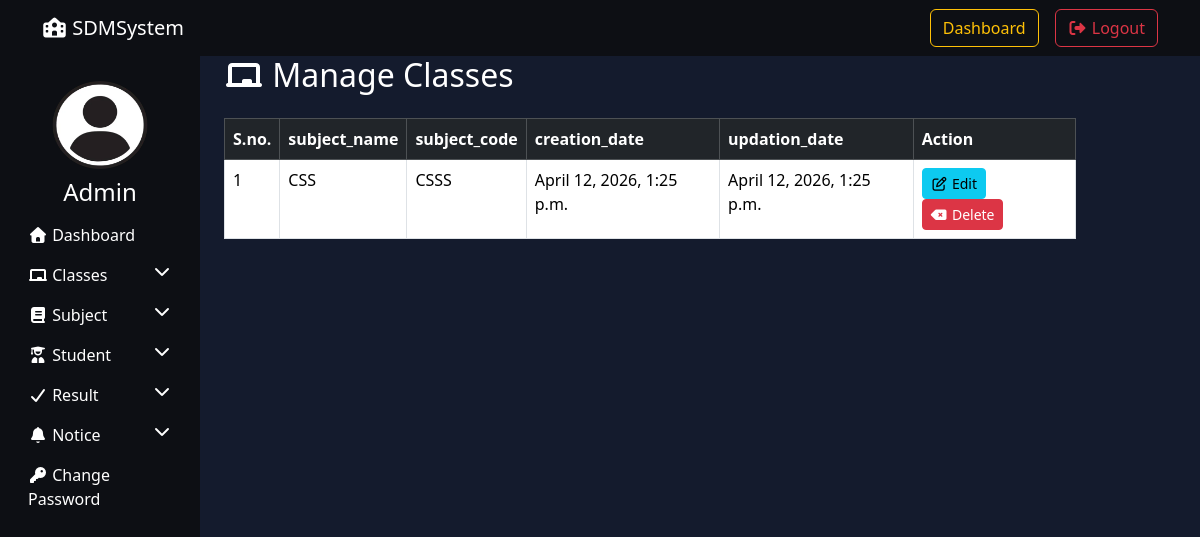
The app's page /manage_subject/ (signed in), older data.
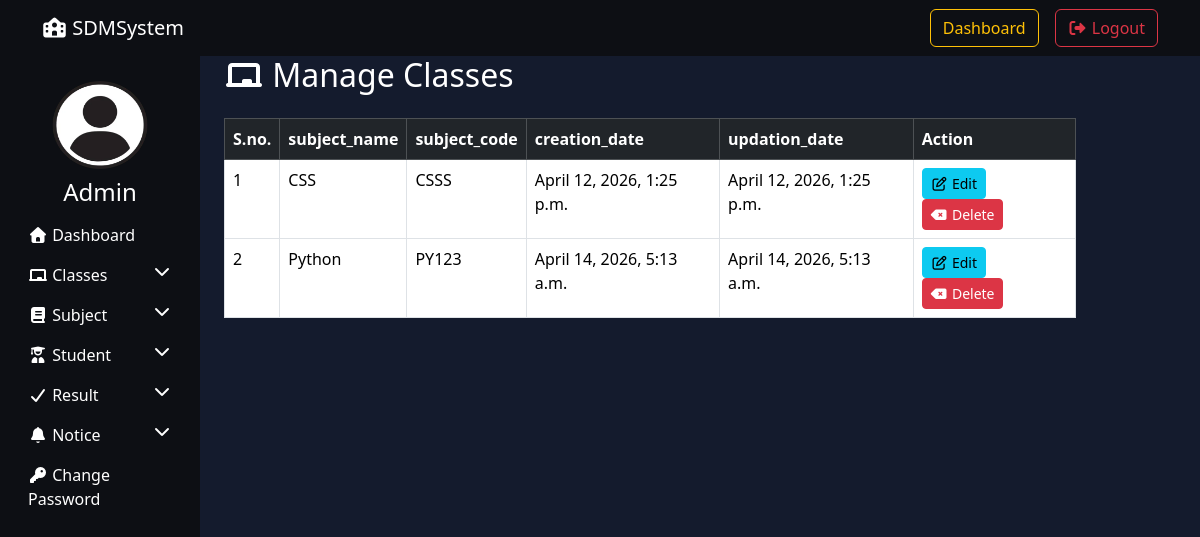
The same page, newer data.
### resultapp/models.py (models this page shows, shortened)
class Subject(models.Model):
    subject_name = models.CharField(max_length=100)
    subject_code = models.CharField(max_length=20)
    creation_date = models.DateTimeField(auto_now_add=True)
    updation_date = models.DateTimeField(auto_now=True)

### resultapp/views.py (the view, shortened to what this page needs)
# urls.py: path('manage_subject/',manage_subject,name="manage_subject"),
@login_required
def manage_subject(request):
    subjects = Subject.objects.all()
    return render(request,"manage_subject.html",locals())

### resultapp/templates/manage_subject.html (shortened to what this page needs)
{% extends "admin_base.html" %}
{% load static %}
{%block content%}
   <div class="container">
    <h2 class="mb-4">
        <i class="fas fa-chalkboard"></i> Manage Classes
    </h2>
    <table class="table table-bordered">
        <thead class="table-dark">
            <tr>
                <th>S.no.</th>
                <th>subject_name</th>
                <th>subject_code</th>
                <th>creation_date</th>
                <th>updation_date</th>
                <th>Action</th>
            </tr>
        </thead>
        <tbody>
            {% for i in subjects%}
            <tr>
                <td>{{forloop.counter}}</td>
                <td>{{i.subject_name}}</td>
                <td>{{i.subject_code}}</td>
                <td>{{i.creation_date}}</td>
                <td>{{i.updation_date}}</td>
                <td>
                    <a href="{% url 'edit_subject' i.id %}" class="btn btn-info btn-sm"><i class="fa-regular fa-pen-to-square"></i> Edit</a>
                     <a href="?delete={{i.id}}" class="btn btn-danger btn-sm"><i class="fa-solid fa-delete-left"></i> Delete</a>
                </td>
            </tr>
     {%endfor%}
        </tbody>
    </table>
   </div>
    {%endblock %}

Row changes from the older to the newer data that the page shows:
added Subject: subject_name "Python", subject_code "PY123", creation_date "April 14, 2026, 5:13 a.m.", updation_date "April 14, 2026, 5:13 a.m."
